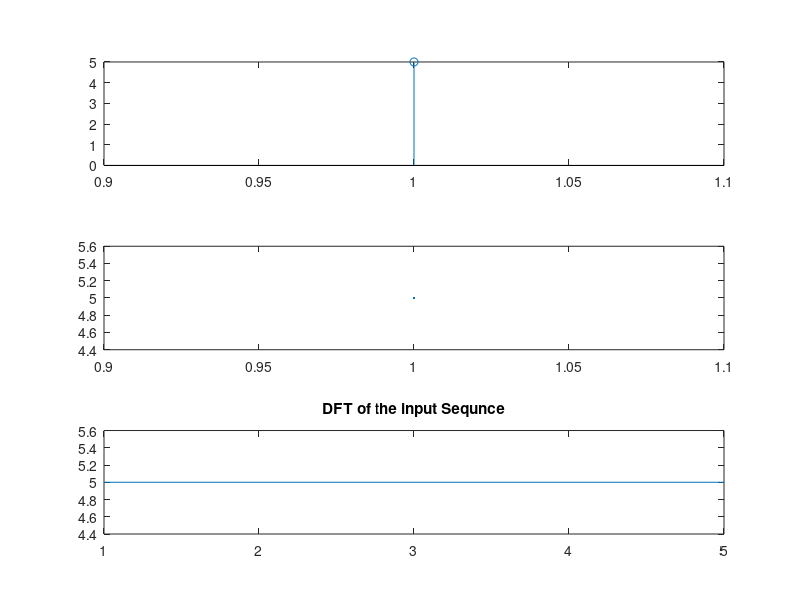

The MATLAB script that drew this image:
x=input('enter the input sequence');
%enter the input sequence[1 2 3 4 5 6 7 8]
n=input('enter the lenght of sequemce');
%enter the lenght of sequence 8
X=fft(x,n);
subplot(3,1,1);
stem(x);
subplot(3,1,2);
plot(x);
subplot(3,1,3);
plot(X);
title('DFT of the input Sequnce');